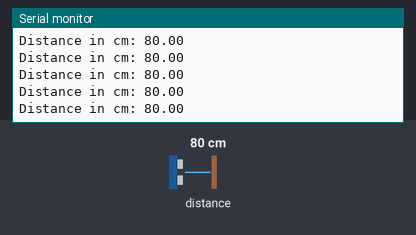
This program was run on a simulated ESP32. On the bench: the last lines printed to the serial monitor. The inputs (shaded band) are chosen by the test bench; at power-on: distance to the obstacle 80 cm.

Above: at 1.2 s.
1.3 s: distance to the obstacle set to 2 cm
At 1.46 s:
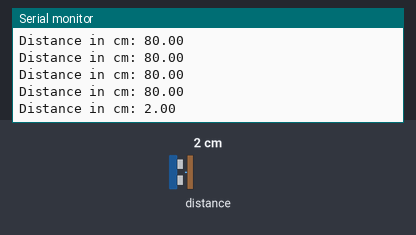
2.8 s: distance to the obstacle set to 4 cm
At 2.92 s:
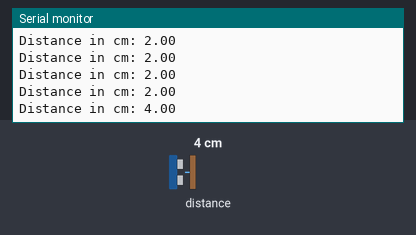
Timing chart, 0 to 5.8 s (numbered marks = the images above; inputs shaded):
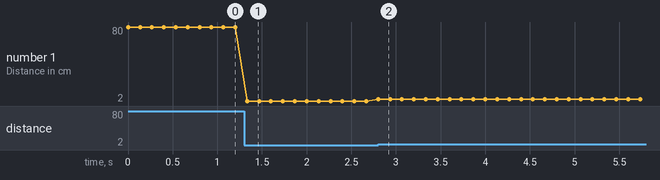

Measured:
- after the input at 1.3 s, the serial monitor: prints a new line at once (image 1)
- after the input at 2.8 s, the serial monitor: prints a new line at once (image 2)
- plotted number 1: 80 → 2 after the input at 1.3 s, 2 → 4 after the input at 2.8 s

The program:

main.cpp
```cpp
#include <Arduino.h>
#include <math.h>
#include "Adafruit_VL53L0X.h"

Adafruit_VL53L0X lox = Adafruit_VL53L0X();
float MEASUREMENT_ERRORS[30] = {0, 0, 0, 0, 0, -0.174, -0.174, -0.325, -0.541, -0.534, -0.638, -0.974, 0.177, -0.959, -0.966, -0.87, -0.801, -0.473, -0.129, 0.306, 1.5, 1.368, 2.5, 2.638, 2.681, 2.681, 2.681};
int total_measurements = 100;
int counter = 0;

float get_measurement_error(float measurement){
	float error = 0;

	// Determine closest integer
	int closest_int = round(measurement);

	// Determine error corresponding to that integer
	error = MEASUREMENT_ERRORS[closest_int-1];

	// Return the corresponding error
	return error;
}

void setup() {
  Serial.begin(115200);

  // wait until serial port opens for native USB devices
  while (! Serial) {
    delay(1);
  }

  Serial.println("Adafruit VL53L0X test.");
  if (!lox.begin()) {
    Serial.println(F("Failed to boot VL53L0X"));
    while(1);
  }
  // power
  Serial.println(F("VL53L0X API Continuous Ranging example\n\n"));

  // start continuous ranging
  lox.startRangeContinuous();
}

void loop() {
	if (lox.isRangeComplete()) {
		Serial.print("Distance in cm: ");
		float measurement_cm = (float)lox.readRange()/10;
		float error = get_measurement_error(measurement_cm);
		measurement_cm = measurement_cm + error;

		Serial.println(measurement_cm);
		delay(100);
		counter++;
	}
	// if (counter == total_measurements){
	// 	counter = 0;
	// 	Serial.println("****************\n");
	// 	delay(20000);
	// }
}
```
